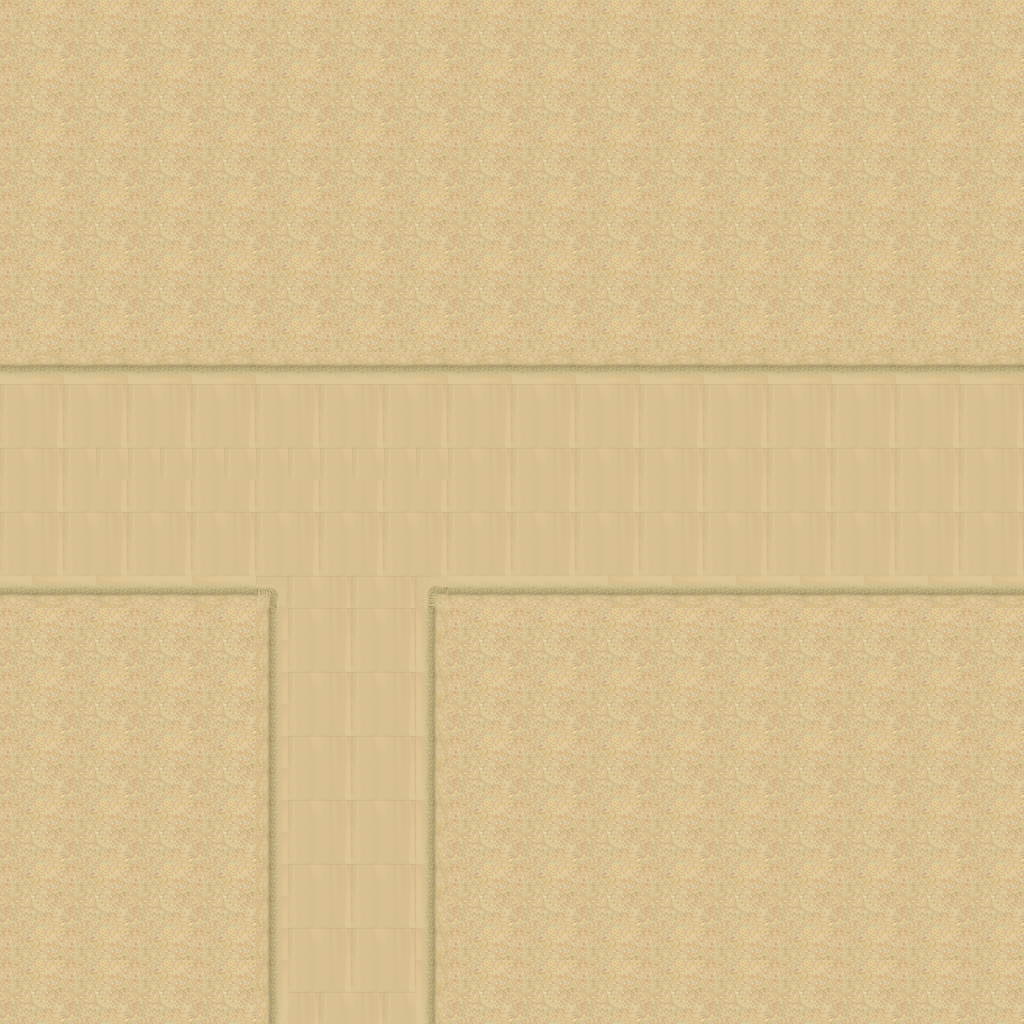

A level layout from a 2D game, rendered from its tile map. Below: a short description, then the map file with tile-grid data replaced by summaries:
An orthogonal 32x32 tile map with 32x32 px tiles, 1 tile layer (Tilelaag 1).

<map version="1.0" orientation="orthogonal" renderorder="right-down" width="32" height="32" tilewidth="32" tileheight="32" nextobjectid="1">
 <tileset firstgid="1" name="desert_2" tilewidth="32" tileheight="32" spacing="1" tilecount="48">
  <image source="../Images/map/desert_2.png" width="263" height="197" />
 </tileset>
 <layer name="Tilelaag 1" width="32" height="32">
  <data>[1024 cells, 1024 non-empty, 18 distinct tile ids]</data>
 </layer>
</map>
